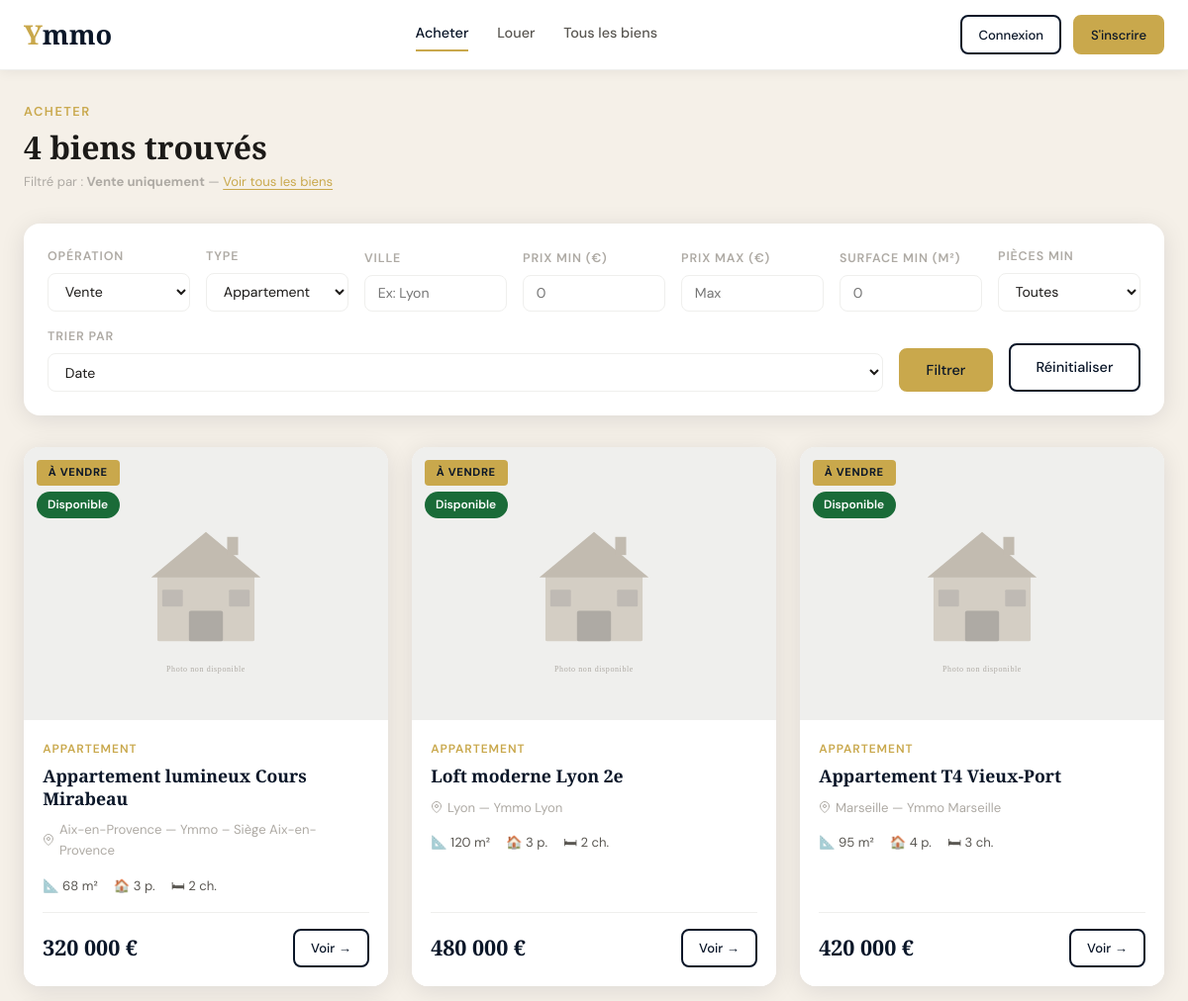
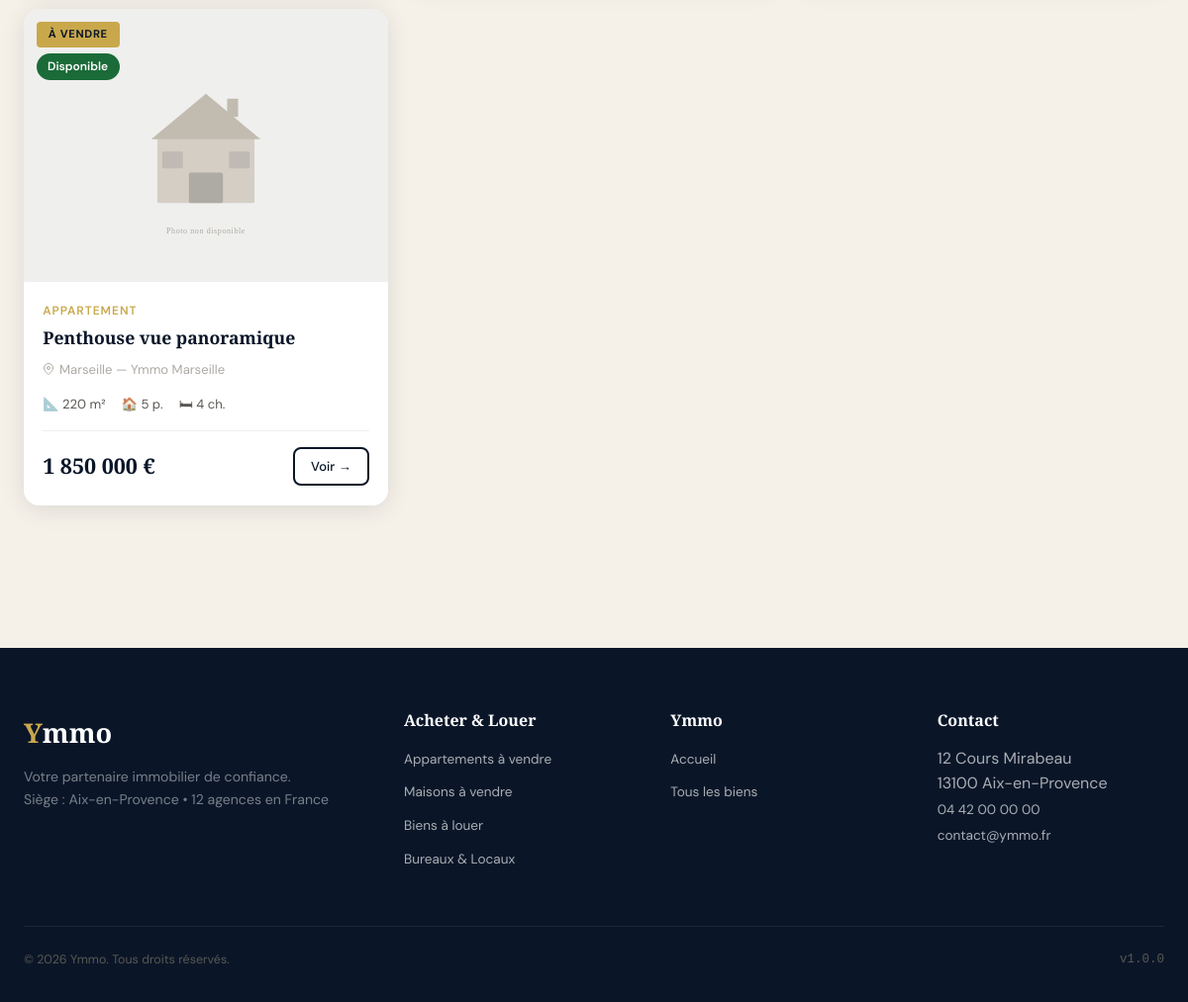
Page /biens.php?operation=vente&type=appartement on the committed database (2 pictures, top to bottom).
### tables this page shows
CREATE TABLE `biens` (
  `id`            INT UNSIGNED AUTO_INCREMENT PRIMARY KEY,
  `titre`         VARCHAR(200) NOT NULL,
  `description`   TEXT         NOT NULL,
  `type`          ENUM('appartement','maison','bureau','local','terrain','autre') NOT NULL,
  `statut`        ENUM('disponible','vendu','loue','archive') NOT NULL DEFAULT 'disponible',
  `operation`     ENUM('vente','location') NOT NULL DEFAULT 'vente',
  `prix`          DECIMAL(12,2) NOT NULL,
  `surface`       DECIMAL(8,2)  NOT NULL,
  `pieces`        TINYINT UNSIGNED NOT NULL DEFAULT 1,
  `chambres`      TINYINT UNSIGNED NOT NULL DEFAULT 0,
  `etage`         TINYINT NULL,
  `adresse`       VARCHAR(255) NOT NULL,
  `ville`         VARCHAR(100) NOT NULL,
  `cp`            VARCHAR(10)  NOT NULL,
  `latitude`      DECIMAL(10,7) NULL,
  `longitude`     DECIMAL(10,7) NULL,
  `agence_id`     INT UNSIGNED NOT NULL,
  `agent_id`      INT UNSIGNED NOT NULL,
  `options`       JSON NULL COMMENT 'Parkings, cave, terrasse, etc.',
  `created_at`    DATETIME DEFAULT CURRENT_TIMESTAMP,
  `updated_at`    DATETIME DEFAULT CURRENT_TIMESTAMP ON UPDATE CURRENT_TIMESTAMP,
  FOREIGN KEY (`agence_id`) REFERENCES `agences`(`id`),
  FOREIGN KEY (`agent_id`)  REFERENCES `users`(`id`)
);

CREATE TABLE `agences` (
  `id`        INT UNSIGNED AUTO_INCREMENT PRIMARY KEY,
  `nom`       VARCHAR(100) NOT NULL,
  `adresse`   VARCHAR(255) NOT NULL,
  `ville`     VARCHAR(100) NOT NULL,
  `cp`        VARCHAR(10)  NOT NULL,
  `telephone` VARCHAR(20)  NOT NULL,
  `email`     VARCHAR(150) NOT NULL,
  `created_at` DATETIME DEFAULT CURRENT_TIMESTAMP
);

### config/database.php (called while the page is built, shortened)
<?php
class Database
{
    private static ?PDO $instance = null;
    public static function getInstance(): PDO
    {
        if (self::$instance === null) {
            try {
                $dsn = sprintf(
                    'mysql:host=%s;dbname=%s;charset=%s',
                    DB_HOST, DB_NAME, DB_CHARSET
                );
                self::$instance = new PDO($dsn, DB_USER, DB_PASS, [
                    PDO::ATTR_ERRMODE            => PDO::ERRMODE_EXCEPTION,
                    PDO::ATTR_DEFAULT_FETCH_MODE => PDO::FETCH_ASSOC,
                    PDO::ATTR_EMULATE_PREPARES   => false,
                ]);
            } catch (PDOException $e) {
                if (DEBUG_MODE) {
                    die('Erreur de connexion BDD : ' . $e->getMessage());
                } else {
                    die('Erreur de connexion. Veuillez réessayer plus tard.');
                }
            }
        }
        return self::$instance;
    }
    public static function query(string $sql, array $params = []): PDOStatement
    {
        $stmt = self::getInstance()->prepare($sql);
        $stmt->execute($params);
        return $stmt;
    }
    public static function fetchOne(string $sql, array $params = []): array|false
    {
        return self::query($sql, $params)->fetch();
    }
}

### biens.php (the view, shortened to what this page needs)
<?php
require_once __DIR__ . '/includes/header.php';
$filters = [
  'operation'  => clean($_GET['operation']  ?? ''),
  'type'       => clean($_GET['type']       ?? ''),
  'ville'      => clean($_GET['ville']      ?? ''),
  'prix_min'   => isset($_GET['prix_min']) && $_GET['prix_min'] !== '' ? (float)$_GET['prix_min'] : null,
  'prix_max'   => isset($_GET['prix_max']) && $_GET['prix_max'] !== '' ? (float)$_GET['prix_max'] : null,
  'surface_min' => (int)($_GET['surface_min'] ?? 0),
  'pieces_min' => (int)($_GET['pieces_min'] ?? 0),
  'sort'       => clean($_GET['sort']       ?? 'created_at'),
  'order'      => clean($_GET['order']      ?? 'DESC'),
  'statut'     => 'disponible',
];
$page   = max(1, (int)($_GET['page'] ?? 1));
$result = getBiens($filters, $page);
?>
<div class="container" style="padding-top:2rem;padding-bottom:4rem;">
  <div class="section-header">
    <div>
      <p class="section-label">
        <?php if ($filters['operation'] === 'vente'): ?>Acheter
        <?php elseif ($filters['operation'] === 'location'): ?>Louer
        <?php else: ?>Tous les biens<?php endif; ?>
      </p>
      <h1 style="font-size:2rem;">
        <?= $result['total'] ?> bien<?= $result['total'] > 1 ? 's' : '' ?> trouvé<?= $result['total'] > 1 ? 's' : '' ?>
      </h1>
      <?php if ($filters['operation']): ?>
        <p style="font-size:.82rem;color:var(--gray-400);margin-top:.3rem;">
          Filtré par : <strong><?= $filters['operation'] === 'vente' ? 'Vente uniquement' : 'Location uniquement' ?></strong>
          — <a href="biens.php" style="color:var(--gold);">Voir tous les biens</a>
        </p>
      <?php endif; ?>
    </div>
  </div>
  <form class="filters-bar" method="GET" action="biens.php" id="filters-form">
    <div class="filter-group">
      <label>Opération</label>
      <select name="operation" onchange="this.form.submit()">
        <option value="vente" <?= $filters['operation'] === 'vente'    ? 'selected' : '' ?>>Vente</option>
      </select>
    </div>
    <div class="filter-group">
      <label>Type</label>
      <select name="type" onchange="this.form.submit()">
        <option value="appartement" <?= $filters['type'] === 'appartement' ? 'selected' : '' ?>>Appartement</option>
      </select>
    </div>
    <div class="filter-group">
      <label>Ville</label>
      <input type="text" name="ville" value="<?= e($filters['ville']) ?>" placeholder="Ex: Lyon">
    </div>
    <div class="filter-group">
      <label>Prix min (€)</label>
      <input type="number" name="prix_min" value="<?= $filters['prix_min'] ?: '' ?>" placeholder="0" min="0">
    </div>
    <div class="filter-group">
      <label>Prix max (€)</label>
      <input type="number" name="prix_max" value="<?= $filters['prix_max'] ?: '' ?>" placeholder="Max" min="0">
    </div>
    <div class="filter-group">
      <label>Surface min (m²)</label>
      <input type="number" name="surface_min" value="<?= $filters['surface_min'] ?: '' ?>" placeholder="0" min="0">
    </div>
    <div class="filter-group">
      <label>Pièces min</label>
      <select name="pieces_min">
        <option value="">Toutes</option>
      </select>
    </div>
    <div class="filter-group">
      <label>Trier par</label>
      <select name="sort" onchange="this.form.submit()">
        <option value="created_at" <?= $filters['sort'] === 'created_at' ? 'selected' : '' ?>>Date</option>
      </select>
    </div>
    <button type="submit" class="btn btn-primary">Filtrer</button>
    <a href="biens.php" class="btn btn-outline">Réinitialiser</a>
  </form>
  <?php if (empty($result['items'])): ?>
    <div class="empty-state">
      <svg width="64" height="64" viewBox="0 0 24 24" fill="none" stroke="currentColor" stroke-width="1">
        <path d="M3 9l9-7 9 7v11a2 2 0 01-2 2H5a2 2 0 01-2-2z" />
      </svg>
      <h3>Aucun bien ne correspond à vos critères</h3>
      <p>Essayez d'élargir vos filtres.</p>
      <a href="biens.php" class="btn btn-primary mt-2">Voir tous les biens</a>
    </div>
  <?php else: ?>
    <div class="biens-grid">
      <?php foreach ($result['items'] as $b): ?>
        <a href="bien-detail.php?id=<?= $b['id'] ?>" class="bien-card">
          <div class="bien-card-img">
            <img loading="lazy" src="<?= imageSrc($b['image_principale']) ?>" alt="<?= e($b['titre']) ?>" loading="lazy">
            <div class="bien-card-badges">
              <span class="bien-card-operation <?= $b['operation'] === 'location' ? 'location' : '' ?>">
                <?= $b['operation'] === 'vente' ? 'À vendre' : 'À louer' ?>
              </span>
              <?= badgeStatut($b['statut']) ?>
            </div>
          </div>
          <div class="bien-card-body">
            <p class="bien-card-type"><?= labelType($b['type']) ?></p>
            <h3 class="bien-card-title"><?= e($b['titre']) ?></h3>
            <p class="bien-card-location">
              <svg class="icon-pin" width="12" height="12" viewBox="0 0 24 24" fill="none" stroke="currentColor" stroke-width="2">
                <path d="M21 10c0 7-9 13-9 13s-9-6-9-13a9 9 0 0118 0z" />
                <circle cx="12" cy="10" r="3" />
              </svg>
              <?= e($b['ville']) ?> — <?= e($b['agence_nom']) ?>
            </p>
            <div class="bien-card-features">
              <span class="bien-card-feature">📐 <?= formatSurface($b['surface']) ?></span>
              <?php if ($b['pieces']): ?>
                <span class="bien-card-feature">🏠 <?= $b['pieces'] ?> p.</span>
              <?php endif; ?>
              <?php if ($b['chambres']): ?>
                <span class="bien-card-feature">🛏 <?= $b['chambres'] ?> ch.</span>
              <?php endif; ?>
            </div>
            <div class="bien-card-footer">
              <p class="bien-card-price">
                <?= formatPrix($b['prix']) ?>
              </p>
              <span class="btn btn-sm btn-outline">Voir →</span>
            </div>
          </div>
        </a>
      <?php endforeach; ?>
    </div>
  <?php endif; ?>
</div>
<?php require_once __DIR__ . '/includes/footer.php'; ?>

### includes/functions.php (shortened to what this page needs)
<?php
require_once __DIR__ . '/../config/database.php';
function e(?string $value): string
{
    return htmlspecialchars($value ?? '', ENT_QUOTES | ENT_HTML5, 'UTF-8');
}
function clean(?string $value): string
{
    return trim(strip_tags($value ?? ''));
}
function formatPrix(float $prix): string
{
    return number_format($prix, 0, ',', ' ') . ' €';
}
function formatSurface(float $surface): string
{
    return number_format($surface, 0, ',', ' ') . ' m²';
}
function labelType(string $type): string
{
    return match ($type) {
        'appartement' => 'Appartement',
        'maison'      => 'Maison',
        'bureau'      => 'Bureau',
        'local'       => 'Local commercial',
        'terrain'     => 'Terrain',
        default       => 'Autre',
    };
}
function labelStatut(string $statut): string
{
    return match ($statut) {
        'disponible' => 'Disponible',
        'vendu'      => 'Vendu',
        'loue'       => 'Loué',
        'archive'    => 'Archivé',
        default      => $statut,
    };
}
function badgeStatut(string $statut): string
{
    $class = match ($statut) {
        'disponible' => 'badge-success',
        'vendu'      => 'badge-danger',
        'loue'       => 'badge-warning',
        'archive'    => 'badge-secondary',
        default      => 'badge-info',
    };
    return '<span class="badge ' . $class . '">' . labelStatut($statut) . '</span>';
}
function getBiens(array $filters = [], int $page = 1, int $perPage = ITEMS_PER_PAGE): array
{
    $where  = ['b.statut != "archive"'];
    $params = [];
    if (!empty($filters['operation'])) {
        $where[] = 'b.operation = :operation';
        $params[':operation'] = $filters['operation'];
    }
    if (!empty($filters['type'])) {
        $where[] = 'b.type = :type';
        $params[':type'] = $filters['type'];
    }
    if (!empty($filters['statut'])) {
        $where[] = 'b.statut = :statut';
        $params[':statut'] = $filters['statut'];
    }
    $whereClause = $where ? 'WHERE ' . implode(' AND ', $where) : '';
    $sort        = in_array($filters['sort'] ?? '', ['prix', 'surface', 'created_at'])
        ? 'b.' . $filters['sort']
        : 'b.created_at';
    $order       = ($filters['order'] ?? 'DESC') === 'ASC' ? 'ASC' : 'DESC';
    $offset      = ($page - 1) * $perPage;
    $total = (int) Database::fetchOne(
        "SELECT COUNT(*) AS total FROM biens b $whereClause",
        $params
    )['total'];
    $sql = "
        SELECT b.*,
               a.nom AS agence_nom,
               CONCAT(u.prenom, ' ', u.nom) AS agent_nom,
               img.filename AS image_principale
        FROM biens b
        LEFT JOIN agences a ON a.id = b.agence_id
        LEFT JOIN users   u ON u.id = b.agent_id
        LEFT JOIN images_biens img ON img.bien_id = b.id AND img.principale = 1
        $whereClause
        ORDER BY $sort $order
        LIMIT :limit OFFSET :offset
    ";
    $stmt = Database::getInstance()->prepare($sql);
    foreach ($params as $k => $v) {
        $stmt->bindValue($k, $v);
    }
    $stmt->bindValue(':limit',  $perPage, PDO::PARAM_INT);
    $stmt->bindValue(':offset', $offset,  PDO::PARAM_INT);
    $stmt->execute();
    $items = $stmt->fetchAll();
    return [
        'items'      => $items,
        'total'      => $total,
        'page'       => $page,
        'perPage'    => $perPage,
        'totalPages' => (int) ceil($total / $perPage),
    ];
}
function imageSrc(?string $filename): string
{
    return APP_URL . '/assets/images/placeholder.svg';
}

### rows in the picture
biens: operation "À VENDRE", statut "Disponible", type "APPARTEMENT", titre "Appartement lumineux Cours Mirabeau", ville "Aix-en-Provence", agence.nom "Ymmo – Siège Aix-en-Provence", surface "68 m²", pieces "3", chambres "2", prix "320 000 €"
biens: operation "À VENDRE", statut "Disponible", type "APPARTEMENT", titre "Loft moderne Lyon 2e", ville "Lyon", agence.nom "Ymmo Lyon", surface "120 m²", pieces "3", chambres "2", prix "480 000 €"
biens: operation "À VENDRE", statut "Disponible", type "APPARTEMENT", titre "Appartement T4 Vieux-Port", ville "Marseille", agence.nom "Ymmo Marseille", surface "95 m²", pieces "4", chambres "3", prix "420 000 €"
biens: operation "À VENDRE", statut "Disponible", type "APPARTEMENT", titre "Penthouse vue panoramique", ville "Marseille", agence.nom "Ymmo Marseille", surface "220 m²", pieces "5", chambres "4", prix "1 850 000 €"

### other values in the picture
$result['total'] "4"
APP_VERSION "1.0.0"
